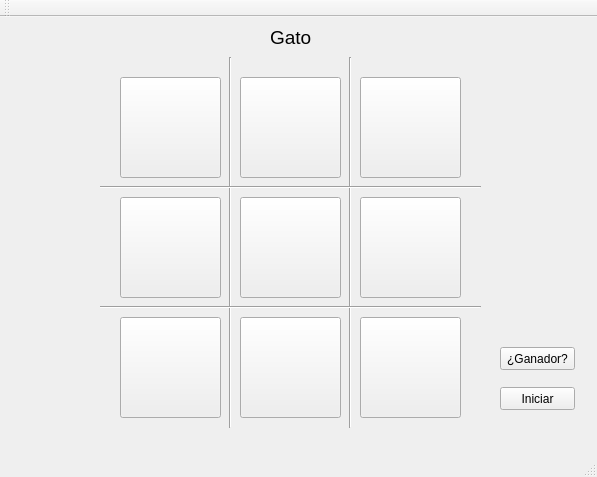
<?xml version="1.0" encoding="UTF-8"?>
<ui version="4.0">
 <class>MainWindow</class>
 <widget class="QMainWindow" name="MainWindow">
  <property name="geometry">
   <rect>
    <x>0</x>
    <y>0</y>
    <width>597</width>
    <height>477</height>
   </rect>
  </property>
  <property name="windowTitle">
   <string>MainWindow</string>
  </property>
  <widget class="QWidget" name="centralWidget">
   <widget class="QPushButton" name="posCeroCero">
    <property name="geometry">
     <rect>
      <x>120</x>
      <y>60</y>
      <width>101</width>
      <height>101</height>
     </rect>
    </property>
    <property name="font">
     <font>
      <pointsize>24</pointsize>
      <weight>50</weight>
      <bold>false</bold>
     </font>
    </property>
    <property name="text">
     <string/>
    </property>
   </widget>
   <widget class="QPushButton" name="posCeroUno">
    <property name="geometry">
     <rect>
      <x>240</x>
      <y>60</y>
      <width>101</width>
      <height>101</height>
     </rect>
    </property>
    <property name="font">
     <font>
      <pointsize>24</pointsize>
      <weight>50</weight>
      <bold>false</bold>
     </font>
    </property>
    <property name="text">
     <string/>
    </property>
   </widget>
   <widget class="QPushButton" name="posCeroDos">
    <property name="geometry">
     <rect>
      <x>360</x>
      <y>60</y>
      <width>101</width>
      <height>101</height>
     </rect>
    </property>
    <property name="font">
     <font>
      <pointsize>24</pointsize>
      <weight>50</weight>
      <bold>false</bold>
     </font>
    </property>
    <property name="text">
     <string/>
    </property>
   </widget>
   <widget class="QPushButton" name="posUnoCero">
    <property name="geometry">
     <rect>
      <x>120</x>
      <y>180</y>
      <width>101</width>
      <height>101</height>
     </rect>
    </property>
    <property name="font">
     <font>
      <pointsize>24</pointsize>
      <weight>50</weight>
      <bold>false</bold>
     </font>
    </property>
    <property name="text">
     <string/>
    </property>
   </widget>
   <widget class="Line" name="line">
    <property name="geometry">
     <rect>
      <x>220</x>
      <y>40</y>
      <width>20</width>
      <height>371</height>
     </rect>
    </property>
    <property name="font">
     <font>
      <pointsize>24</pointsize>
      <weight>50</weight>
      <bold>false</bold>
     </font>
    </property>
    <property name="orientation">
     <enum>Qt::Vertical</enum>
    </property>
   </widget>
   <widget class="Line" name="line_2">
    <property name="geometry">
     <rect>
      <x>340</x>
      <y>40</y>
      <width>20</width>
      <height>371</height>
     </rect>
    </property>
    <property name="font">
     <font>
      <pointsize>24</pointsize>
      <weight>50</weight>
      <bold>false</bold>
     </font>
    </property>
    <property name="orientation">
     <enum>Qt::Vertical</enum>
    </property>
   </widget>
   <widget class="QPushButton" name="posUnoUno">
    <property name="geometry">
     <rect>
      <x>240</x>
      <y>180</y>
      <width>101</width>
      <height>101</height>
     </rect>
    </property>
    <property name="font">
     <font>
      <pointsize>24</pointsize>
      <weight>50</weight>
      <bold>false</bold>
     </font>
    </property>
    <property name="text">
     <string/>
    </property>
   </widget>
   <widget class="QPushButton" name="posUnoDos">
    <property name="geometry">
     <rect>
      <x>360</x>
      <y>180</y>
      <width>101</width>
      <height>101</height>
     </rect>
    </property>
    <property name="font">
     <font>
      <pointsize>24</pointsize>
      <weight>50</weight>
      <bold>false</bold>
     </font>
    </property>
    <property name="text">
     <string/>
    </property>
   </widget>
   <widget class="QPushButton" name="posDosCero">
    <property name="geometry">
     <rect>
      <x>120</x>
      <y>300</y>
      <width>101</width>
      <height>101</height>
     </rect>
    </property>
    <property name="font">
     <font>
      <pointsize>24</pointsize>
      <weight>50</weight>
      <bold>false</bold>
     </font>
    </property>
    <property name="text">
     <string/>
    </property>
   </widget>
   <widget class="QPushButton" name="posDosUno">
    <property name="geometry">
     <rect>
      <x>240</x>
      <y>300</y>
      <width>101</width>
      <height>101</height>
     </rect>
    </property>
    <property name="font">
     <font>
      <pointsize>24</pointsize>
      <weight>50</weight>
      <bold>false</bold>
     </font>
    </property>
    <property name="text">
     <string/>
    </property>
   </widget>
   <widget class="QPushButton" name="posDosDos">
    <property name="geometry">
     <rect>
      <x>360</x>
      <y>300</y>
      <width>101</width>
      <height>101</height>
     </rect>
    </property>
    <property name="font">
     <font>
      <pointsize>24</pointsize>
      <weight>50</weight>
      <bold>false</bold>
     </font>
    </property>
    <property name="text">
     <string/>
    </property>
   </widget>
   <widget class="Line" name="line_3">
    <property name="geometry">
     <rect>
      <x>100</x>
      <y>160</y>
      <width>381</width>
      <height>20</height>
     </rect>
    </property>
    <property name="font">
     <font>
      <pointsize>24</pointsize>
      <weight>50</weight>
      <bold>false</bold>
     </font>
    </property>
    <property name="orientation">
     <enum>Qt::Horizontal</enum>
    </property>
   </widget>
   <widget class="Line" name="line_4">
    <property name="geometry">
     <rect>
      <x>100</x>
      <y>280</y>
      <width>381</width>
      <height>20</height>
     </rect>
    </property>
    <property name="font">
     <font>
      <pointsize>24</pointsize>
      <weight>50</weight>
      <bold>false</bold>
     </font>
    </property>
    <property name="orientation">
     <enum>Qt::Horizontal</enum>
    </property>
   </widget>
   <widget class="QLabel" name="label">
    <property name="geometry">
     <rect>
      <x>270</x>
      <y>10</y>
      <width>51</width>
      <height>21</height>
     </rect>
    </property>
    <property name="font">
     <font>
      <pointsize>14</pointsize>
     </font>
    </property>
    <property name="text">
     <string>Gato</string>
    </property>
   </widget>
   <widget class="QPushButton" name="iniciarButton">
    <property name="geometry">
     <rect>
      <x>500</x>
      <y>370</y>
      <width>75</width>
      <height>23</height>
     </rect>
    </property>
    <property name="text">
     <string>Iniciar</string>
    </property>
   </widget>
   <widget class="QPushButton" name="pushButton">
    <property name="geometry">
     <rect>
      <x>500</x>
      <y>330</y>
      <width>75</width>
      <height>23</height>
     </rect>
    </property>
    <property name="text">
     <string>¿Ganador?</string>
    </property>
   </widget>
  </widget>
  <widget class="QMenuBar" name="menuBar">
   <property name="geometry">
    <rect>
     <x>0</x>
     <y>0</y>
     <width>597</width>
     <height>18</height>
    </rect>
   </property>
  </widget>
  <widget class="QToolBar" name="mainToolBar">
   <attribute name="toolBarArea">
    <enum>TopToolBarArea</enum>
   </attribute>
   <attribute name="toolBarBreak">
    <bool>false</bool>
   </attribute>
  </widget>
  <widget class="QStatusBar" name="statusBar"/>
 </widget>
 <layoutdefault spacing="6" margin="11"/>
 <resources/>
 <connections/>
</ui>
